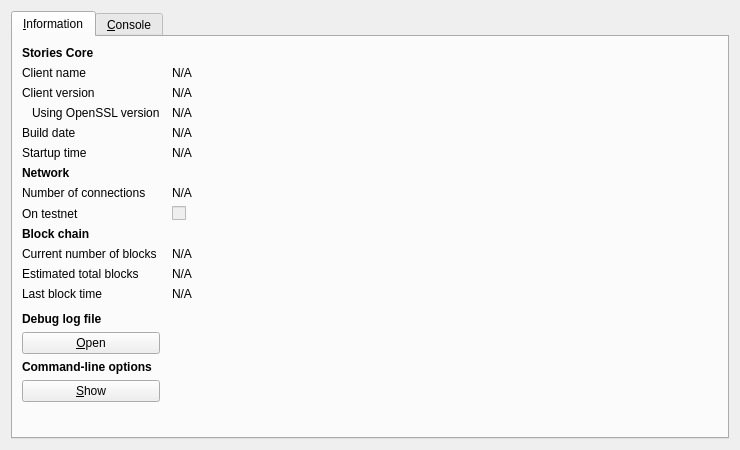
<?xml version="1.0" encoding="UTF-8"?>
<ui version="4.0">
 <class>RPCConsole</class>
 <widget class="QDialog" name="RPCConsole">
  <property name="geometry">
   <rect>
    <x>0</x>
    <y>0</y>
    <width>740</width>
    <height>450</height>
   </rect>
  </property>
  <property name="windowTitle">
   <string>Stories - Debug window</string>
  </property>
  <layout class="QVBoxLayout" name="verticalLayout_2">
   <item>
    <widget class="QTabWidget" name="tabWidget">
     <property name="currentIndex">
      <number>0</number>
     </property>
     <widget class="QWidget" name="tab_info">
      <attribute name="title">
       <string>&amp;Information</string>
      </attribute>
      <layout class="QGridLayout" name="gridLayout" columnstretch="0,1">
       <property name="horizontalSpacing">
        <number>12</number>
       </property>
       <item row="0" column="0">
        <widget class="QLabel" name="label_9">
         <property name="font">
          <font>
           <weight>75</weight>
           <bold>true</bold>
          </font>
         </property>
         <property name="text">
          <string>Stories Core</string>
         </property>
        </widget>
       </item>
       <item row="1" column="0">
        <widget class="QLabel" name="label_5">
         <property name="text">
          <string>Client name</string>
         </property>
        </widget>
       </item>
       <item row="1" column="1">
        <widget class="QLabel" name="clientName">
         <property name="cursor">
          <cursorShape>IBeamCursor</cursorShape>
         </property>
         <property name="text">
          <string>N/A</string>
         </property>
         <property name="textFormat">
          <enum>Qt::PlainText</enum>
         </property>
         <property name="textInteractionFlags">
          <set>Qt::LinksAccessibleByMouse|Qt::TextSelectableByKeyboard|Qt::TextSelectableByMouse</set>
         </property>
        </widget>
       </item>
       <item row="2" column="0">
        <widget class="QLabel" name="label_6">
         <property name="text">
          <string>Client version</string>
         </property>
        </widget>
       </item>
       <item row="2" column="1">
        <widget class="QLabel" name="clientVersion">
         <property name="cursor">
          <cursorShape>IBeamCursor</cursorShape>
         </property>
         <property name="text">
          <string>N/A</string>
         </property>
         <property name="textFormat">
          <enum>Qt::PlainText</enum>
         </property>
         <property name="textInteractionFlags">
          <set>Qt::LinksAccessibleByMouse|Qt::TextSelectableByKeyboard|Qt::TextSelectableByMouse</set>
         </property>
        </widget>
       </item>
       <item row="3" column="0">
        <widget class="QLabel" name="label_14">
         <property name="text">
          <string>Using OpenSSL version</string>
         </property>
         <property name="indent">
          <number>10</number>
         </property>
        </widget>
       </item>
       <item row="3" column="1">
        <widget class="QLabel" name="openSSLVersion">
         <property name="cursor">
          <cursorShape>IBeamCursor</cursorShape>
         </property>
         <property name="text">
          <string>N/A</string>
         </property>
         <property name="textFormat">
          <enum>Qt::PlainText</enum>
         </property>
         <property name="textInteractionFlags">
          <set>Qt::LinksAccessibleByMouse|Qt::TextSelectableByKeyboard|Qt::TextSelectableByMouse</set>
         </property>
        </widget>
       </item>
       <item row="4" column="0">
        <widget class="QLabel" name="label_12">
         <property name="text">
          <string>Build date</string>
         </property>
        </widget>
       </item>
       <item row="4" column="1">
        <widget class="QLabel" name="buildDate">
         <property name="cursor">
          <cursorShape>IBeamCursor</cursorShape>
         </property>
         <property name="text">
          <string>N/A</string>
         </property>
         <property name="textFormat">
          <enum>Qt::PlainText</enum>
         </property>
         <property name="textInteractionFlags">
          <set>Qt::LinksAccessibleByMouse|Qt::TextSelectableByKeyboard|Qt::TextSelectableByMouse</set>
         </property>
        </widget>
       </item>
       <item row="5" column="0">
        <widget class="QLabel" name="label_13">
         <property name="text">
          <string>Startup time</string>
         </property>
        </widget>
       </item>
       <item row="5" column="1">
        <widget class="QLabel" name="startupTime">
         <property name="cursor">
          <cursorShape>IBeamCursor</cursorShape>
         </property>
         <property name="text">
          <string>N/A</string>
         </property>
         <property name="textFormat">
          <enum>Qt::PlainText</enum>
         </property>
         <property name="textInteractionFlags">
          <set>Qt::LinksAccessibleByMouse|Qt::TextSelectableByKeyboard|Qt::TextSelectableByMouse</set>
         </property>
        </widget>
       </item>
       <item row="6" column="0">
        <widget class="QLabel" name="label_11">
         <property name="font">
          <font>
           <weight>75</weight>
           <bold>true</bold>
          </font>
         </property>
         <property name="text">
          <string>Network</string>
         </property>
        </widget>
       </item>
       <item row="7" column="0">
        <widget class="QLabel" name="label_7">
         <property name="text">
          <string>Number of connections</string>
         </property>
        </widget>
       </item>
       <item row="7" column="1">
        <widget class="QLabel" name="numberOfConnections">
         <property name="cursor">
          <cursorShape>IBeamCursor</cursorShape>
         </property>
         <property name="text">
          <string>N/A</string>
         </property>
         <property name="textFormat">
          <enum>Qt::PlainText</enum>
         </property>
         <property name="textInteractionFlags">
          <set>Qt::LinksAccessibleByMouse|Qt::TextSelectableByKeyboard|Qt::TextSelectableByMouse</set>
         </property>
        </widget>
       </item>
       <item row="8" column="0">
        <widget class="QLabel" name="label_8">
         <property name="text">
          <string>On testnet</string>
         </property>
        </widget>
       </item>
       <item row="8" column="1">
        <widget class="QCheckBox" name="isTestNet">
         <property name="enabled">
          <bool>false</bool>
         </property>
         <property name="text">
          <string/>
         </property>
        </widget>
       </item>
       <item row="9" column="0">
        <widget class="QLabel" name="label_10">
         <property name="font">
          <font>
           <weight>75</weight>
           <bold>true</bold>
          </font>
         </property>
         <property name="text">
          <string>Block chain</string>
         </property>
        </widget>
       </item>
       <item row="10" column="0">
        <widget class="QLabel" name="label_3">
         <property name="text">
          <string>Current number of blocks</string>
         </property>
        </widget>
       </item>
       <item row="10" column="1">
        <widget class="QLabel" name="numberOfBlocks">
         <property name="cursor">
          <cursorShape>IBeamCursor</cursorShape>
         </property>
         <property name="text">
          <string>N/A</string>
         </property>
         <property name="textFormat">
          <enum>Qt::PlainText</enum>
         </property>
         <property name="textInteractionFlags">
          <set>Qt::LinksAccessibleByMouse|Qt::TextSelectableByKeyboard|Qt::TextSelectableByMouse</set>
         </property>
        </widget>
       </item>
       <item row="11" column="0">
        <widget class="QLabel" name="label_4">
         <property name="text">
          <string>Estimated total blocks</string>
         </property>
        </widget>
       </item>
       <item row="11" column="1">
        <widget class="QLabel" name="totalBlocks">
         <property name="cursor">
          <cursorShape>IBeamCursor</cursorShape>
         </property>
         <property name="text">
          <string>N/A</string>
         </property>
         <property name="textFormat">
          <enum>Qt::PlainText</enum>
         </property>
         <property name="textInteractionFlags">
          <set>Qt::LinksAccessibleByMouse|Qt::TextSelectableByKeyboard|Qt::TextSelectableByMouse</set>
         </property>
        </widget>
       </item>
       <item row="12" column="0">
        <widget class="QLabel" name="label_2">
         <property name="text">
          <string>Last block time</string>
         </property>
        </widget>
       </item>
       <item row="12" column="1">
        <widget class="QLabel" name="lastBlockTime">
         <property name="cursor">
          <cursorShape>IBeamCursor</cursorShape>
         </property>
         <property name="text">
          <string>N/A</string>
         </property>
         <property name="textFormat">
          <enum>Qt::PlainText</enum>
         </property>
         <property name="textInteractionFlags">
          <set>Qt::LinksAccessibleByMouse|Qt::TextSelectableByKeyboard|Qt::TextSelectableByMouse</set>
         </property>
        </widget>
       </item>
       <item row="13" column="0">
        <spacer name="verticalSpacer_2">
         <property name="orientation">
          <enum>Qt::Vertical</enum>
         </property>
         <property name="sizeHint" stdset="0">
          <size>
           <width>20</width>
           <height>20</height>
          </size>
         </property>
        </spacer>
       </item>
       <item row="14" column="0">
        <widget class="QLabel" name="labelDebugLogfile">
         <property name="font">
          <font>
           <weight>75</weight>
           <bold>true</bold>
          </font>
         </property>
         <property name="text">
          <string>Debug log file</string>
         </property>
        </widget>
       </item>
       <item row="15" column="0">
        <widget class="QPushButton" name="openDebugLogfileButton">
         <property name="toolTip">
          <string>Open the Stories debug log file from the current data directory. This can take a few seconds for large log files.</string>
         </property>
         <property name="text">
          <string>&amp;Open</string>
         </property>
         <property name="autoDefault">
          <bool>false</bool>
         </property>
        </widget>
       </item>
       <item row="16" column="0">
        <widget class="QLabel" name="labelCLOptions">
         <property name="font">
          <font>
           <weight>75</weight>
           <bold>true</bold>
          </font>
         </property>
         <property name="text">
          <string>Command-line options</string>
         </property>
        </widget>
       </item>
       <item row="17" column="0">
        <widget class="QPushButton" name="showCLOptionsButton">
         <property name="toolTip">
          <string>Show the Bitcoin-Qt help message to get a list with possible Stories command-line options.</string>
         </property>
         <property name="text">
          <string>&amp;Show</string>
         </property>
         <property name="autoDefault">
          <bool>false</bool>
         </property>
        </widget>
       </item>
       <item row="18" column="0">
        <spacer name="verticalSpacer">
         <property name="orientation">
          <enum>Qt::Vertical</enum>
         </property>
         <property name="sizeHint" stdset="0">
          <size>
           <width>20</width>
           <height>40</height>
          </size>
         </property>
        </spacer>
       </item>
      </layout>
     </widget>
     <widget class="QWidget" name="tab_console">
      <attribute name="title">
       <string>&amp;Console</string>
      </attribute>
      <layout class="QVBoxLayout" name="verticalLayout_3">
       <property name="spacing">
        <number>3</number>
       </property>
       <item>
        <widget class="QTextEdit" name="messagesWidget">
         <property name="minimumSize">
          <size>
           <width>0</width>
           <height>100</height>
          </size>
         </property>
         <property name="readOnly">
          <bool>true</bool>
         </property>
         <property name="tabKeyNavigation" stdset="0">
          <bool>false</bool>
         </property>
         <property name="columnCount" stdset="0">
          <number>2</number>
         </property>
        </widget>
       </item>
       <item>
        <layout class="QHBoxLayout" name="horizontalLayout">
         <property name="spacing">
          <number>3</number>
         </property>
         <item>
          <widget class="QLabel" name="label">
           <property name="text">
            <string notr="true">&gt;</string>
           </property>
          </widget>
         </item>
         <item>
          <widget class="QLineEdit" name="lineEdit"/>
         </item>
         <item>
          <widget class="QPushButton" name="clearButton">
           <property name="maximumSize">
            <size>
             <width>24</width>
             <height>24</height>
            </size>
           </property>
           <property name="toolTip">
            <string>Clear console</string>
           </property>
           <property name="text">
            <string/>
           </property>
           <property name="icon">
            <iconset resource="../bitcoin.qrc">
             <normaloff>:/icons/remove</normaloff>:/icons/remove</iconset>
           </property>
           <property name="shortcut">
            <string notr="true">Ctrl+L</string>
           </property>
           <property name="autoDefault">
            <bool>false</bool>
           </property>
          </widget>
         </item>
        </layout>
       </item>
      </layout>
     </widget>
    </widget>
   </item>
  </layout>
 </widget>
 <resources>
  <include location="../bitcoin.qrc"/>
 </resources>
 <connections/>
</ui>
